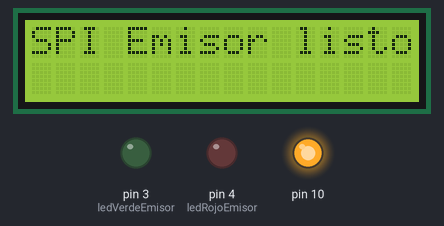
The sketch below on a simulated Arduino Uno, built with avr-gcc and run on an emulated ATmega328P. On the bench: 16×2 character LCD, output pins drawn as LEDs (lit = HIGH). What the sketch prints to the serial monitor is not drawn.

Above: at 0.1 s.
At 2.2 s:
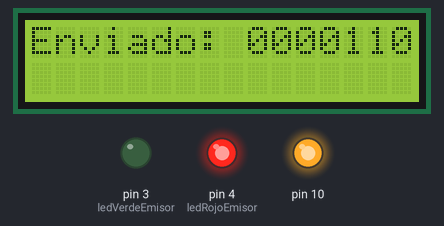
At 3.7 s:
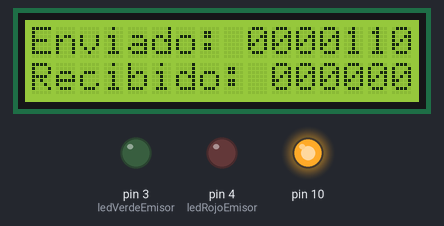
At 14.2 s:
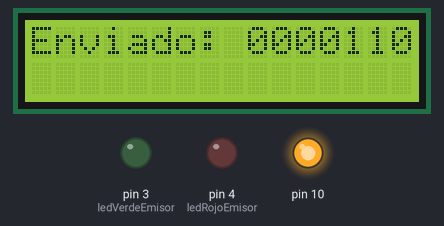
Timing chart, 0 to 39.7 s (numbered marks = the images above):
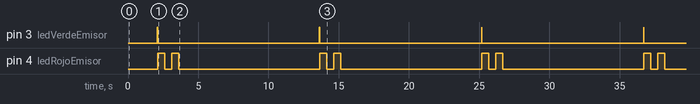

The sketch:

emisor.ino
```cpp
#include <SPI.h>
#include <Wire.h>
#include <LiquidCrystal_I2C.h>

const byte dato = 0b00001100;
LiquidCrystal_I2C lcd(0x27, 16, 2);

// Pines de LEDs
const int ledVerdeEmisor = 3;
const int ledRojoEmisor = 4;

void imprimirBinario8(byte val) {
  for (int i = 7; i >= 0; i--) {
    lcd.print(bitRead(val, i));
    Serial.print(bitRead(val, i));
  }
}

byte invertirOrdenBits(byte b) {
  byte rev = 0;
  for (int i = 0; i < 8; i++) {
    rev <<= 1;
    rev |= (b & 1);
    b >>= 1;
  }
  return rev;
}

void setup() {
  Serial.begin(9600);
  SPI.begin();
  pinMode(SS, OUTPUT);
  digitalWrite(SS, HIGH);

  pinMode(ledVerdeEmisor, OUTPUT);
  pinMode(ledRojoEmisor, OUTPUT);
  digitalWrite(ledVerdeEmisor, LOW);
  digitalWrite(ledRojoEmisor, LOW);

  lcd.init();
  lcd.backlight();
  lcd.clear();
  lcd.setCursor(0, 0);
  lcd.print("SPI Emisor listo");

  delay(2000);
  lcd.clear();
}

void loop() {
  Serial.println("=== Ciclo nuevo ===");

  // --- INICIO DE ENVÍO ---
  digitalWrite(ledRojoEmisor, LOW);
  digitalWrite(ledVerdeEmisor, HIGH);

  Serial.print("Emisor envió: ");
  lcd.setCursor(0, 0);
  lcd.print("Enviado: ");
  imprimirBinario8(dato);
  Serial.println();

  digitalWrite(SS, LOW);
  SPI.transfer(dato);
  digitalWrite(SS, HIGH);

  digitalWrite(ledVerdeEmisor, LOW);
  digitalWrite(ledRojoEmisor, HIGH);
  delay(500); // breve indicación visible
  digitalWrite(ledRojoEmisor, LOW); // apagado inmediato

  delay(500);

  // --- INICIO DE RECEPCIÓN ---
  digitalWrite(ledVerdeEmisor, HIGH);

  digitalWrite(SS, LOW);
  byte recibido = SPI.transfer(0x00);
  digitalWrite(SS, HIGH);

  digitalWrite(ledVerdeEmisor, LOW);
  digitalWrite(ledRojoEmisor, HIGH);
  delay(500);
  digitalWrite(ledRojoEmisor, LOW);

  byte invertido = invertirOrdenBits(recibido);
  Serial.print("Emisor recibió: ");
  lcd.setCursor(0, 1);
  lcd.print("Recibido: ");
  imprimirBinario8(invertido);
  Serial.println();

  delay(10000);
  lcd.clear();
}
```

Measured:
- by itself, pin 3 (ledVerdeEmisor): alternates HIGH for 0.02 s and LOW for 11.5 s
- by itself, pin 4 (ledRojoEmisor): repeats every 11.5 s: LOW 0.50 s, HIGH 0.50 s, LOW 10.0 s, HIGH 0.50 s
- by itself, everything shown: repeats every 11.5 s, in 5 steps
- what the display in image 1 shows lasts 1.5 s, from 2.1 s to 3.6 s
- what the display in image 2 shows lasts 10.0 s, from 3.6 s to 13.6 s
